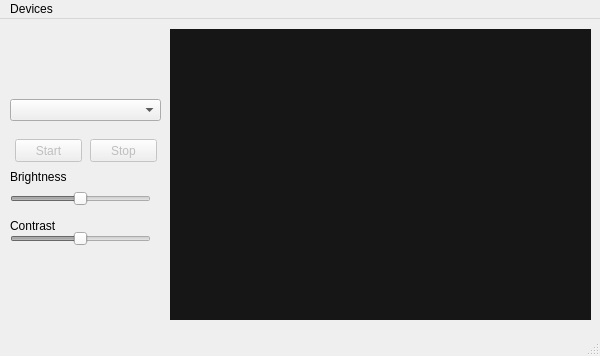
<?xml version="1.0" encoding="UTF-8"?>
<ui version="4.0">
 <class>CameraTest</class>
 <widget class="QMainWindow" name="CameraTest">
  <property name="geometry">
   <rect>
    <x>0</x>
    <y>0</y>
    <width>600</width>
    <height>356</height>
   </rect>
  </property>
  <property name="windowTitle">
   <string>CameraTest</string>
  </property>
  <widget class="QWidget" name="centralwidget">
   <widget class="QComboBox" name="comboBoxCamerList">
    <property name="enabled">
     <bool>true</bool>
    </property>
    <property name="geometry">
     <rect>
      <x>10</x>
      <y>80</y>
      <width>151</width>
      <height>22</height>
     </rect>
    </property>
   </widget>
   <widget class="QPushButton" name="pushButtonStart">
    <property name="enabled">
     <bool>false</bool>
    </property>
    <property name="geometry">
     <rect>
      <x>15</x>
      <y>120</y>
      <width>67</width>
      <height>23</height>
     </rect>
    </property>
    <property name="text">
     <string>Start</string>
    </property>
   </widget>
   <widget class="QPushButton" name="pushButtonStop">
    <property name="enabled">
     <bool>false</bool>
    </property>
    <property name="geometry">
     <rect>
      <x>90</x>
      <y>120</y>
      <width>67</width>
      <height>23</height>
     </rect>
    </property>
    <property name="text">
     <string>Stop</string>
    </property>
   </widget>
   <widget class="QSlider" name="horizontalSliderBrightness">
    <property name="enabled">
     <bool>false</bool>
    </property>
    <property name="geometry">
     <rect>
      <x>10</x>
      <y>170</y>
      <width>141</width>
      <height>19</height>
     </rect>
    </property>
    <property name="minimum">
     <number>-100</number>
    </property>
    <property name="maximum">
     <number>100</number>
    </property>
    <property name="orientation">
     <enum>Qt::Horizontal</enum>
    </property>
   </widget>
   <widget class="QSlider" name="horizontalSliderContrast">
    <property name="enabled">
     <bool>false</bool>
    </property>
    <property name="geometry">
     <rect>
      <x>10</x>
      <y>210</y>
      <width>141</width>
      <height>20</height>
     </rect>
    </property>
    <property name="minimum">
     <number>-100</number>
    </property>
    <property name="maximum">
     <number>100</number>
    </property>
    <property name="orientation">
     <enum>Qt::Horizontal</enum>
    </property>
   </widget>
   <widget class="QLabel" name="label">
    <property name="geometry">
     <rect>
      <x>10</x>
      <y>150</y>
      <width>61</width>
      <height>16</height>
     </rect>
    </property>
    <property name="text">
     <string>Brightness</string>
    </property>
   </widget>
   <widget class="QLabel" name="label_2">
    <property name="geometry">
     <rect>
      <x>10</x>
      <y>200</y>
      <width>47</width>
      <height>13</height>
     </rect>
    </property>
    <property name="text">
     <string>Contrast</string>
    </property>
   </widget>
   <widget class="QFrame" name="frame">
    <property name="geometry">
     <rect>
      <x>170</x>
      <y>10</y>
      <width>421</width>
      <height>291</height>
     </rect>
    </property>
    <property name="styleSheet">
     <string notr="true">background-color: rgb(22, 22, 22);</string>
    </property>
    <property name="frameShape">
     <enum>QFrame::StyledPanel</enum>
    </property>
    <property name="frameShadow">
     <enum>QFrame::Raised</enum>
    </property>
    <widget class="QCameraViewfinder" name="camView" native="true">
     <property name="geometry">
      <rect>
       <x>0</x>
       <y>0</y>
       <width>421</width>
       <height>291</height>
      </rect>
     </property>
     <property name="styleSheet">
      <string notr="true"/>
     </property>
    </widget>
   </widget>
  </widget>
  <widget class="QMenuBar" name="menubar">
   <property name="geometry">
    <rect>
     <x>0</x>
     <y>0</y>
     <width>600</width>
     <height>21</height>
    </rect>
   </property>
   <widget class="QMenu" name="menuDevices">
    <property name="title">
     <string>Devices</string>
    </property>
   </widget>
   <addaction name="menuDevices"/>
  </widget>
  <widget class="QStatusBar" name="statusbar"/>
 </widget>
 <customwidgets>
  <customwidget>
   <class>QCameraViewfinder</class>
   <extends>QWidget</extends>
   <header>qcameraviewfinder.h</header>
   <container>1</container>
  </customwidget>
 </customwidgets>
 <resources/>
 <connections/>
</ui>
